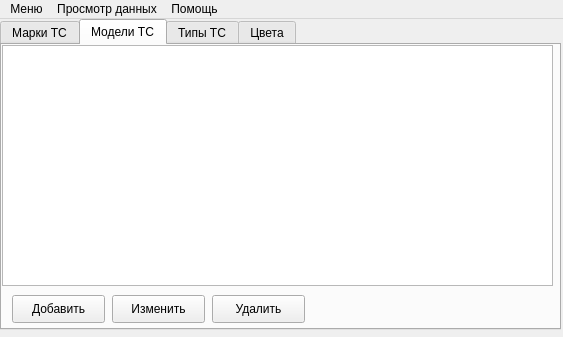
<?xml version="1.0" encoding="UTF-8"?>
<ui version="4.0">
 <class>MainWindow</class>
 <widget class="QMainWindow" name="MainWindow">
  <property name="geometry">
   <rect>
    <x>0</x>
    <y>0</y>
    <width>563</width>
    <height>337</height>
   </rect>
  </property>
  <property name="windowTitle">
   <string>Справочники ТС</string>
  </property>
  <widget class="QWidget" name="centralwidget">
   <widget class="QTabWidget" name="tabWidget">
    <property name="geometry">
     <rect>
      <x>0</x>
      <y>0</y>
      <width>561</width>
      <height>311</height>
     </rect>
    </property>
    <property name="currentIndex">
     <number>1</number>
    </property>
    <widget class="QWidget" name="tab">
     <attribute name="title">
      <string>Марки ТС</string>
     </attribute>
     <widget class="QTableWidget" name="carBrandTable">
      <property name="enabled">
       <bool>true</bool>
      </property>
      <property name="geometry">
       <rect>
        <x>0</x>
        <y>0</y>
        <width>551</width>
        <height>241</height>
       </rect>
      </property>
     </widget>
     <widget class="QPushButton" name="addBrandBtn">
      <property name="geometry">
       <rect>
        <x>10</x>
        <y>250</y>
        <width>93</width>
        <height>28</height>
       </rect>
      </property>
      <property name="text">
       <string>Добавить</string>
      </property>
     </widget>
     <widget class="QPushButton" name="updBrandBtn">
      <property name="geometry">
       <rect>
        <x>110</x>
        <y>250</y>
        <width>93</width>
        <height>28</height>
       </rect>
      </property>
      <property name="text">
       <string>Изменить</string>
      </property>
     </widget>
     <widget class="QPushButton" name="delBrandBtn">
      <property name="geometry">
       <rect>
        <x>210</x>
        <y>250</y>
        <width>93</width>
        <height>28</height>
       </rect>
      </property>
      <property name="text">
       <string>Удалить</string>
      </property>
     </widget>
    </widget>
    <widget class="QWidget" name="tab_4">
     <attribute name="title">
      <string>Модели ТС</string>
     </attribute>
     <widget class="QTableWidget" name="carModelTable">
      <property name="geometry">
       <rect>
        <x>0</x>
        <y>0</y>
        <width>551</width>
        <height>241</height>
       </rect>
      </property>
     </widget>
     <widget class="QPushButton" name="delModelBtn">
      <property name="geometry">
       <rect>
        <x>210</x>
        <y>250</y>
        <width>93</width>
        <height>28</height>
       </rect>
      </property>
      <property name="text">
       <string>Удалить</string>
      </property>
     </widget>
     <widget class="QPushButton" name="updModelBtn">
      <property name="geometry">
       <rect>
        <x>110</x>
        <y>250</y>
        <width>93</width>
        <height>28</height>
       </rect>
      </property>
      <property name="text">
       <string>Изменить</string>
      </property>
     </widget>
     <widget class="QPushButton" name="addModelBtn">
      <property name="geometry">
       <rect>
        <x>10</x>
        <y>250</y>
        <width>93</width>
        <height>28</height>
       </rect>
      </property>
      <property name="text">
       <string>Добавить</string>
      </property>
     </widget>
    </widget>
    <widget class="QWidget" name="tab_2">
     <attribute name="title">
      <string>Типы ТС</string>
     </attribute>
     <widget class="QTableWidget" name="carTypeTable">
      <property name="geometry">
       <rect>
        <x>0</x>
        <y>0</y>
        <width>551</width>
        <height>241</height>
       </rect>
      </property>
     </widget>
     <widget class="QPushButton" name="updTypeBtn">
      <property name="geometry">
       <rect>
        <x>110</x>
        <y>250</y>
        <width>93</width>
        <height>28</height>
       </rect>
      </property>
      <property name="text">
       <string>Изменить</string>
      </property>
     </widget>
     <widget class="QPushButton" name="addTypeBtn">
      <property name="geometry">
       <rect>
        <x>10</x>
        <y>250</y>
        <width>93</width>
        <height>28</height>
       </rect>
      </property>
      <property name="text">
       <string>Добавить</string>
      </property>
     </widget>
     <widget class="QPushButton" name="delTypeBtn">
      <property name="geometry">
       <rect>
        <x>210</x>
        <y>250</y>
        <width>93</width>
        <height>28</height>
       </rect>
      </property>
      <property name="text">
       <string>Удалить</string>
      </property>
     </widget>
    </widget>
    <widget class="QWidget" name="tab_3">
     <attribute name="title">
      <string>Цвета</string>
     </attribute>
     <widget class="QTableWidget" name="carColorTable">
      <property name="geometry">
       <rect>
        <x>0</x>
        <y>0</y>
        <width>561</width>
        <height>241</height>
       </rect>
      </property>
     </widget>
     <widget class="QPushButton" name="delColorBtn">
      <property name="geometry">
       <rect>
        <x>210</x>
        <y>250</y>
        <width>93</width>
        <height>28</height>
       </rect>
      </property>
      <property name="text">
       <string>Удалить</string>
      </property>
     </widget>
     <widget class="QPushButton" name="updColorBtn">
      <property name="geometry">
       <rect>
        <x>110</x>
        <y>250</y>
        <width>93</width>
        <height>28</height>
       </rect>
      </property>
      <property name="text">
       <string>Изменить</string>
      </property>
     </widget>
     <widget class="QPushButton" name="addColorBtn">
      <property name="geometry">
       <rect>
        <x>10</x>
        <y>250</y>
        <width>93</width>
        <height>28</height>
       </rect>
      </property>
      <property name="text">
       <string>Добавить</string>
      </property>
     </widget>
    </widget>
   </widget>
  </widget>
  <widget class="QMenuBar" name="menubar">
   <property name="geometry">
    <rect>
     <x>0</x>
     <y>0</y>
     <width>563</width>
     <height>26</height>
    </rect>
   </property>
   <widget class="QMenu" name="menu">
    <property name="title">
     <string>Меню</string>
    </property>
    <addaction name="action_11"/>
    <addaction name="action_12"/>
    <addaction name="action_13"/>
   </widget>
   <widget class="QMenu" name="menu_2">
    <property name="title">
     <string>Просмотр данных</string>
    </property>
    <addaction name="action_8"/>
    <addaction name="action_9"/>
    <addaction name="action_10"/>
   </widget>
   <widget class="QMenu" name="menu_3">
    <property name="title">
     <string>Помощь</string>
    </property>
    <addaction name="separator"/>
    <addaction name="action_2"/>
    <addaction name="action_3"/>
   </widget>
   <addaction name="menu"/>
   <addaction name="menu_2"/>
   <addaction name="menu_3"/>
  </widget>
  <action name="action_2">
   <property name="text">
    <string>Справка</string>
   </property>
  </action>
  <action name="action_3">
   <property name="text">
    <string>О программе</string>
   </property>
  </action>
  <action name="action_5">
   <property name="text">
    <string>О ТС</string>
   </property>
  </action>
  <action name="action_8">
   <property name="text">
    <string>Справочники ТС</string>
   </property>
  </action>
  <action name="action_9">
   <property name="text">
    <string>О владельцах</string>
   </property>
  </action>
  <action name="action_10">
   <property name="text">
    <string>О событиях</string>
   </property>
  </action>
  <action name="action_11">
   <property name="text">
    <string>К режиму наблюдения</string>
   </property>
  </action>
  <action name="action_12">
   <property name="text">
    <string>Настройки</string>
   </property>
  </action>
  <action name="action_13">
   <property name="text">
    <string>Выход</string>
   </property>
  </action>
 </widget>
 <resources/>
 <connections/>
</ui>
